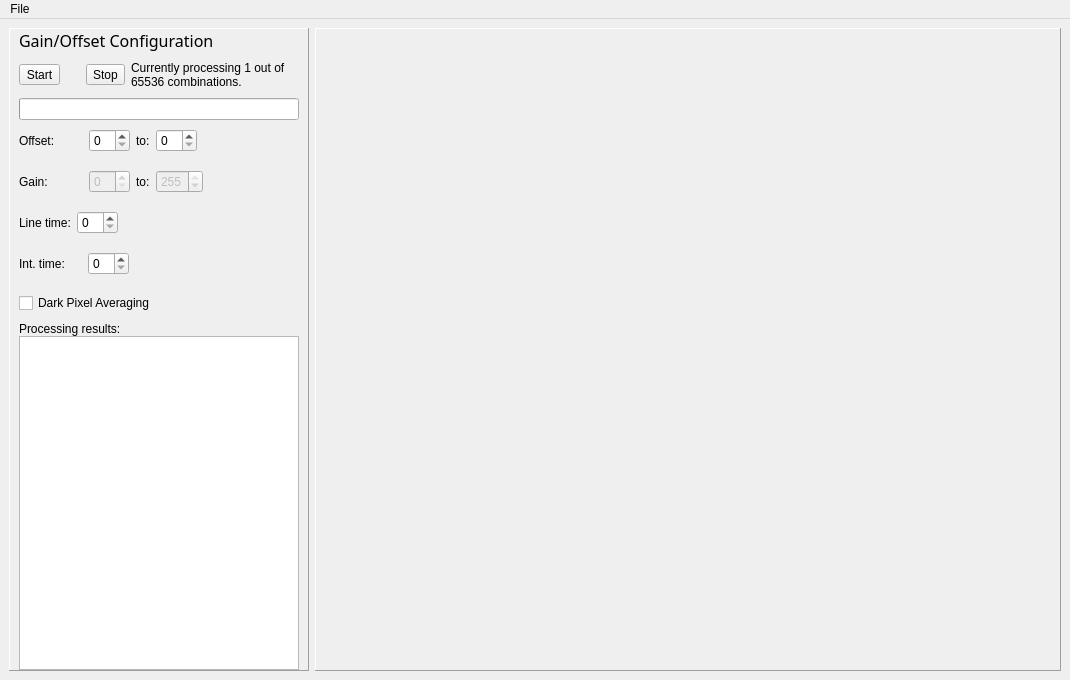
<?xml version="1.0" encoding="UTF-8"?>
<ui version="4.0">
 <class>MainWindow</class>
 <widget class="QMainWindow" name="MainWindow">
  <property name="geometry">
   <rect>
    <x>0</x>
    <y>0</y>
    <width>1070</width>
    <height>680</height>
   </rect>
  </property>
  <property name="windowTitle">
   <string>Gain/Offset Configuration</string>
  </property>
  <widget class="QWidget" name="centralwidget">
   <layout class="QHBoxLayout" name="horizontalLayout_7">
    <item>
     <widget class="QFrame" name="frameControl">
      <property name="minimumSize">
       <size>
        <width>0</width>
        <height>0</height>
       </size>
      </property>
      <property name="maximumSize">
       <size>
        <width>300</width>
        <height>16777215</height>
       </size>
      </property>
      <property name="frameShape">
       <enum>QFrame::Panel</enum>
      </property>
      <property name="frameShadow">
       <enum>QFrame::Raised</enum>
      </property>
      <layout class="QVBoxLayout" name="verticalLayout_2">
       <property name="spacing">
        <number>0</number>
       </property>
       <property name="topMargin">
        <number>0</number>
       </property>
       <property name="rightMargin">
        <number>9</number>
       </property>
       <property name="bottomMargin">
        <number>0</number>
       </property>
       <item>
        <widget class="QLabel" name="labelMainTitle">
         <property name="font">
          <font>
           <family>Sans Serif</family>
           <pointsize>12</pointsize>
          </font>
         </property>
         <property name="text">
          <string>Gain/Offset Configuration</string>
         </property>
        </widget>
       </item>
       <item>
        <widget class="QFrame" name="frame_6">
         <property name="frameShape">
          <enum>QFrame::NoFrame</enum>
         </property>
         <property name="frameShadow">
          <enum>QFrame::Raised</enum>
         </property>
         <layout class="QHBoxLayout" name="horizontalLayout_6">
          <property name="leftMargin">
           <number>0</number>
          </property>
          <property name="topMargin">
           <number>9</number>
          </property>
          <property name="rightMargin">
           <number>0</number>
          </property>
          <property name="bottomMargin">
           <number>9</number>
          </property>
          <item>
           <widget class="QToolButton" name="toolButtonStart">
            <property name="text">
             <string>Start</string>
            </property>
            <property name="icon">
             <iconset resource="bbq_resources.qrc">
              <normaloff>:/greys/greys/forward.svg</normaloff>:/greys/greys/forward.svg</iconset>
            </property>
            <property name="iconSize">
             <size>
              <width>48</width>
              <height>48</height>
             </size>
            </property>
            <property name="toolButtonStyle">
             <enum>Qt::ToolButtonTextUnderIcon</enum>
            </property>
           </widget>
          </item>
          <item>
           <spacer name="horizontalSpacer_6">
            <property name="orientation">
             <enum>Qt::Horizontal</enum>
            </property>
            <property name="sizeType">
             <enum>QSizePolicy::Fixed</enum>
            </property>
            <property name="sizeHint" stdset="0">
             <size>
              <width>20</width>
              <height>20</height>
             </size>
            </property>
           </spacer>
          </item>
          <item>
           <widget class="QToolButton" name="toolButtonStop">
            <property name="text">
             <string>Stop</string>
            </property>
            <property name="icon">
             <iconset resource="bbq_resources.qrc">
              <normaloff>:/greys/greys/stop.svg</normaloff>:/greys/greys/stop.svg</iconset>
            </property>
            <property name="iconSize">
             <size>
              <width>48</width>
              <height>48</height>
             </size>
            </property>
            <property name="toolButtonStyle">
             <enum>Qt::ToolButtonTextUnderIcon</enum>
            </property>
           </widget>
          </item>
          <item>
           <widget class="QLabel" name="labelProcessing">
            <property name="text">
             <string>Currently processing 1 out of 65536 combinations.</string>
            </property>
            <property name="wordWrap">
             <bool>true</bool>
            </property>
           </widget>
          </item>
         </layout>
        </widget>
       </item>
       <item>
        <widget class="QProgressBar" name="progressBar">
         <property name="enabled">
          <bool>true</bool>
         </property>
         <property name="value">
          <number>0</number>
         </property>
         <property name="textVisible">
          <bool>false</bool>
         </property>
         <property name="orientation">
          <enum>Qt::Horizontal</enum>
         </property>
         <property name="invertedAppearance">
          <bool>false</bool>
         </property>
         <property name="textDirection">
          <enum>QProgressBar::TopToBottom</enum>
         </property>
        </widget>
       </item>
       <item>
        <widget class="QFrame" name="frame_2">
         <property name="frameShape">
          <enum>QFrame::NoFrame</enum>
         </property>
         <property name="frameShadow">
          <enum>QFrame::Raised</enum>
         </property>
         <layout class="QHBoxLayout" name="horizontalLayout_2">
          <property name="leftMargin">
           <number>0</number>
          </property>
          <item>
           <widget class="QLabel" name="label_5">
            <property name="minimumSize">
             <size>
              <width>64</width>
              <height>0</height>
             </size>
            </property>
            <property name="text">
             <string>Offset:</string>
            </property>
           </widget>
          </item>
          <item>
           <widget class="QSpinBox" name="spinBoxOffsetStart">
            <property name="minimumSize">
             <size>
              <width>0</width>
              <height>0</height>
             </size>
            </property>
           </widget>
          </item>
          <item>
           <widget class="QLabel" name="label_6">
            <property name="text">
             <string>to:</string>
            </property>
           </widget>
          </item>
          <item>
           <widget class="QSpinBox" name="spinBoxOffsetEnd"/>
          </item>
          <item>
           <spacer name="horizontalSpacer_4">
            <property name="orientation">
             <enum>Qt::Horizontal</enum>
            </property>
            <property name="sizeHint" stdset="0">
             <size>
              <width>40</width>
              <height>20</height>
             </size>
            </property>
           </spacer>
          </item>
         </layout>
        </widget>
       </item>
       <item>
        <widget class="QFrame" name="frame">
         <property name="frameShape">
          <enum>QFrame::NoFrame</enum>
         </property>
         <property name="frameShadow">
          <enum>QFrame::Raised</enum>
         </property>
         <layout class="QHBoxLayout" name="horizontalLayout">
          <property name="leftMargin">
           <number>0</number>
          </property>
          <item>
           <widget class="QLabel" name="label_3">
            <property name="minimumSize">
             <size>
              <width>64</width>
              <height>0</height>
             </size>
            </property>
            <property name="text">
             <string>Gain:</string>
            </property>
           </widget>
          </item>
          <item>
           <widget class="QSpinBox" name="spinBoxGainStart">
            <property name="enabled">
             <bool>false</bool>
            </property>
           </widget>
          </item>
          <item>
           <widget class="QLabel" name="label_4">
            <property name="text">
             <string>to:</string>
            </property>
           </widget>
          </item>
          <item>
           <widget class="QSpinBox" name="spinBoxGainEnd">
            <property name="enabled">
             <bool>false</bool>
            </property>
            <property name="maximum">
             <number>255</number>
            </property>
            <property name="value">
             <number>255</number>
            </property>
           </widget>
          </item>
          <item>
           <spacer name="horizontalSpacer_5">
            <property name="orientation">
             <enum>Qt::Horizontal</enum>
            </property>
            <property name="sizeHint" stdset="0">
             <size>
              <width>40</width>
              <height>20</height>
             </size>
            </property>
           </spacer>
          </item>
         </layout>
        </widget>
       </item>
       <item>
        <widget class="QFrame" name="frame_3">
         <property name="frameShape">
          <enum>QFrame::NoFrame</enum>
         </property>
         <property name="frameShadow">
          <enum>QFrame::Raised</enum>
         </property>
         <layout class="QHBoxLayout" name="horizontalLayout_3">
          <property name="leftMargin">
           <number>0</number>
          </property>
          <item>
           <widget class="QLabel" name="label_7">
            <property name="text">
             <string>Line time:</string>
            </property>
           </widget>
          </item>
          <item>
           <widget class="QSpinBox" name="spinBoxLineTime"/>
          </item>
          <item>
           <spacer name="horizontalSpacer">
            <property name="orientation">
             <enum>Qt::Horizontal</enum>
            </property>
            <property name="sizeHint" stdset="0">
             <size>
              <width>40</width>
              <height>20</height>
             </size>
            </property>
           </spacer>
          </item>
         </layout>
        </widget>
       </item>
       <item>
        <widget class="QFrame" name="frame_4">
         <property name="frameShape">
          <enum>QFrame::NoFrame</enum>
         </property>
         <property name="frameShadow">
          <enum>QFrame::Raised</enum>
         </property>
         <layout class="QHBoxLayout" name="horizontalLayout_4">
          <property name="leftMargin">
           <number>0</number>
          </property>
          <item>
           <widget class="QLabel" name="label_8">
            <property name="minimumSize">
             <size>
              <width>63</width>
              <height>0</height>
             </size>
            </property>
            <property name="text">
             <string>Int. time:</string>
            </property>
           </widget>
          </item>
          <item>
           <widget class="QSpinBox" name="spinBoxIntegrationTime"/>
          </item>
          <item>
           <spacer name="horizontalSpacer_2">
            <property name="orientation">
             <enum>Qt::Horizontal</enum>
            </property>
            <property name="sizeHint" stdset="0">
             <size>
              <width>40</width>
              <height>20</height>
             </size>
            </property>
           </spacer>
          </item>
         </layout>
        </widget>
       </item>
       <item>
        <widget class="QFrame" name="frame_5">
         <property name="frameShape">
          <enum>QFrame::NoFrame</enum>
         </property>
         <property name="frameShadow">
          <enum>QFrame::Raised</enum>
         </property>
         <layout class="QHBoxLayout" name="horizontalLayout_5">
          <property name="leftMargin">
           <number>0</number>
          </property>
          <item>
           <widget class="QCheckBox" name="checkBoxDarkPixelAveragin">
            <property name="text">
             <string>Dark Pixel Averaging</string>
            </property>
           </widget>
          </item>
          <item>
           <spacer name="horizontalSpacer_3">
            <property name="orientation">
             <enum>Qt::Horizontal</enum>
            </property>
            <property name="sizeHint" stdset="0">
             <size>
              <width>40</width>
              <height>20</height>
             </size>
            </property>
           </spacer>
          </item>
         </layout>
        </widget>
       </item>
       <item>
        <widget class="QLabel" name="label_9">
         <property name="text">
          <string>Processing results:</string>
         </property>
        </widget>
       </item>
       <item>
        <widget class="QTreeView" name="treeView"/>
       </item>
      </layout>
     </widget>
    </item>
    <item>
     <widget class="QFrame" name="frameImage">
      <property name="sizePolicy">
       <sizepolicy hsizetype="MinimumExpanding" vsizetype="MinimumExpanding">
        <horstretch>0</horstretch>
        <verstretch>0</verstretch>
       </sizepolicy>
      </property>
      <property name="minimumSize">
       <size>
        <width>0</width>
        <height>0</height>
       </size>
      </property>
      <property name="maximumSize">
       <size>
        <width>16777215</width>
        <height>16777215</height>
       </size>
      </property>
      <property name="frameShape">
       <enum>QFrame::Panel</enum>
      </property>
      <property name="frameShadow">
       <enum>QFrame::Raised</enum>
      </property>
      <layout class="QVBoxLayout" name="verticalLayout">
       <property name="spacing">
        <number>0</number>
       </property>
       <property name="margin">
        <number>0</number>
       </property>
       <item>
        <widget class="QLabel" name="labelImagePlaceholder">
         <property name="text">
          <string/>
         </property>
         <property name="pixmap">
          <pixmap resource="bbq_resources.qrc">:/imagery/example_heatmap.jpg</pixmap>
         </property>
         <property name="scaledContents">
          <bool>true</bool>
         </property>
        </widget>
       </item>
      </layout>
     </widget>
    </item>
   </layout>
  </widget>
  <widget class="QMenuBar" name="menubar">
   <property name="geometry">
    <rect>
     <x>0</x>
     <y>0</y>
     <width>1070</width>
     <height>25</height>
    </rect>
   </property>
   <widget class="QMenu" name="menuFile">
    <property name="title">
     <string>File</string>
    </property>
    <addaction name="actionOpen"/>
    <addaction name="actionSave"/>
   </widget>
   <addaction name="menuFile"/>
  </widget>
  <action name="actionOpen">
   <property name="text">
    <string>Open</string>
   </property>
   <property name="toolTip">
    <string>Open</string>
   </property>
   <property name="shortcut">
    <string>Ctrl+P</string>
   </property>
  </action>
  <action name="actionSave">
   <property name="text">
    <string>Save</string>
   </property>
   <property name="shortcut">
    <string>Ctrl+S</string>
   </property>
  </action>
 </widget>
 <resources>
  <include location="bbq_resources.qrc"/>
 </resources>
 <connections/>
</ui>
